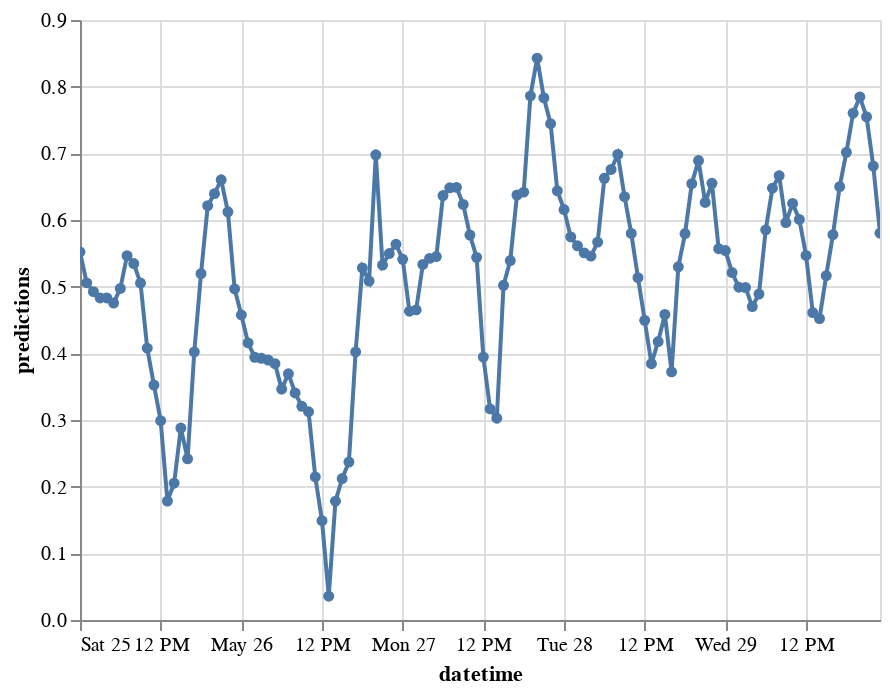

Source (notebook cell):
### Code cell
# Importing Altair for interactive visualization
import altair as alt

# Create Altair chart with line and dots
chart = alt.Chart(new_data).mark_line(point=True).encode(
    x='datetime:T', 
    y='predictions:Q', 
    # Adding tooltips for interactive information display
    tooltip=[alt.Tooltip('dateime:T', title='Date', format='%Y-%m-%d'), 
             alt.Tooltip('datetime:T', title='Time', format='%H:%M'), 
             alt.Tooltip('predictions:Q', title='Spot Price (DKK/kWh)', format='.2f'),
            ]
)
 
# Display the chart
chart.interactive()
